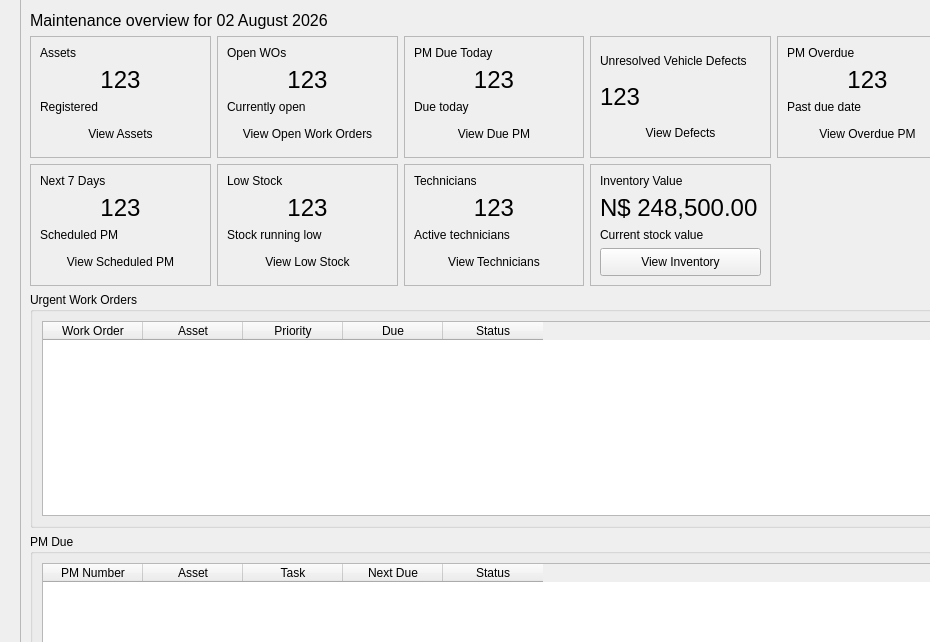
<?xml version="1.0" encoding="UTF-8"?>
<ui version="4.0">
 <class>DashboardPage</class>
 <widget class="QWidget" name="DashboardPage">
  <property name="geometry">
   <rect>
    <x>0</x>
    <y>0</y>
    <width>930</width>
    <height>642</height>
   </rect>
  </property>
  <property name="windowTitle">
   <string>Dash Board Page</string>
  </property>
  <widget class="QFrame" name="frameContent">
   <property name="geometry">
    <rect>
     <x>20</x>
     <y>-30</y>
     <width>948</width>
     <height>810</height>
    </rect>
   </property>
   <property name="frameShape">
    <enum>QFrame::Shape::StyledPanel</enum>
   </property>
   <property name="frameShadow">
    <enum>QFrame::Shadow::Raised</enum>
   </property>
   <layout class="QGridLayout" name="gridLayout_2">
    <item row="1" column="1">
     <widget class="QLabel" name="dashboardTitle">
      <property name="styleSheet">
       <string notr="true">font-size: 22px; font-weight: bold;</string>
      </property>
      <property name="text">
       <string>Dashboard</string>
      </property>
     </widget>
    </item>
    <item row="2" column="1">
     <widget class="QLabel" name="dashboardSubtitle">
      <property name="styleSheet">
       <string notr="true">font-size: 16px;</string>
      </property>
      <property name="text">
       <string>Maintenance overview for 02 August 2026</string>
      </property>
     </widget>
    </item>
    <item row="5" column="1">
     <widget class="QGroupBox" name="dashboardSection_2">
      <property name="title">
       <string>PM Due</string>
      </property>
      <property name="flat">
       <bool>true</bool>
      </property>
      <layout class="QGridLayout" name="gridLayout_4">
       <item row="0" column="0">
        <widget class="QTableWidget" name="tblPMDue">
         <column>
          <property name="text">
           <string>PM Number</string>
          </property>
         </column>
         <column>
          <property name="text">
           <string>Asset</string>
          </property>
         </column>
         <column>
          <property name="text">
           <string>Task</string>
          </property>
         </column>
         <column>
          <property name="text">
           <string>Next Due</string>
          </property>
         </column>
         <column>
          <property name="text">
           <string>Status</string>
          </property>
         </column>
        </widget>
       </item>
      </layout>
     </widget>
    </item>
    <item row="4" column="1">
     <widget class="QGroupBox" name="dashboardSection">
      <property name="title">
       <string>Urgent Work Orders</string>
      </property>
      <property name="flat">
       <bool>true</bool>
      </property>
      <layout class="QGridLayout" name="gridLayout_3">
       <item row="0" column="0">
        <widget class="QTableWidget" name="tblUrgentWorkOrders">
         <column>
          <property name="text">
           <string>Work Order</string>
          </property>
         </column>
         <column>
          <property name="text">
           <string>Asset</string>
          </property>
         </column>
         <column>
          <property name="text">
           <string>Priority</string>
          </property>
         </column>
         <column>
          <property name="text">
           <string>Due</string>
          </property>
         </column>
         <column>
          <property name="text">
           <string>Status</string>
          </property>
         </column>
        </widget>
       </item>
      </layout>
     </widget>
    </item>
    <item row="3" column="1">
     <layout class="QGridLayout" name="overviewCardsLayout">
      <item row="1" column="1">
       <widget class="QFrame" name="cardLowStock">
        <property name="minimumSize">
         <size>
          <width>180</width>
          <height>115</height>
         </size>
        </property>
        <property name="frameShape">
         <enum>QFrame::Shape::StyledPanel</enum>
        </property>
        <layout class="QVBoxLayout" name="_6">
         <item>
          <widget class="QLabel" name="lbLowStockTitle">
           <property name="text">
            <string>Low Stock</string>
           </property>
          </widget>
         </item>
         <item>
          <widget class="QLabel" name="lblLowStockValue">
           <property name="font">
            <font>
             <pointsize>18</pointsize>
            </font>
           </property>
           <property name="text">
            <string>123</string>
           </property>
           <property name="alignment">
            <set>Qt::AlignmentFlag::AlignCenter</set>
           </property>
          </widget>
         </item>
         <item>
          <widget class="QLabel" name="lblLowStockHint">
           <property name="text">
            <string>Stock running low</string>
           </property>
          </widget>
         </item>
         <item>
          <widget class="QPushButton" name="btnLowStock">
           <property name="sizePolicy">
            <sizepolicy hsizetype="Expanding" vsizetype="Fixed">
             <horstretch>0</horstretch>
             <verstretch>0</verstretch>
            </sizepolicy>
           </property>
           <property name="minimumSize">
            <size>
             <width>0</width>
             <height>28</height>
            </size>
           </property>
           <property name="maximumSize">
            <size>
             <width>16777215</width>
             <height>32</height>
            </size>
           </property>
           <property name="text">
            <string>View Low Stock</string>
           </property>
           <property name="flat">
            <bool>true</bool>
           </property>
           <property name="dashboardAction" stdset="0">
            <bool>true</bool>
           </property>
          </widget>
         </item>
        </layout>
       </widget>
      </item>
      <item row="0" column="0">
       <widget class="QFrame" name="cardAssets">
        <property name="minimumSize">
         <size>
          <width>180</width>
          <height>115</height>
         </size>
        </property>
        <property name="frameShape">
         <enum>QFrame::Shape::StyledPanel</enum>
        </property>
        <layout class="QGridLayout" name="gridLayout">
         <item row="2" column="0">
          <widget class="QLabel" name="lblAssetsHint">
           <property name="text">
            <string>Registered</string>
           </property>
          </widget>
         </item>
         <item row="0" column="0">
          <widget class="QLabel" name="labelAssetsTitle">
           <property name="text">
            <string>Assets</string>
           </property>
          </widget>
         </item>
         <item row="1" column="0">
          <widget class="QLabel" name="lblAssetsValue">
           <property name="font">
            <font>
             <pointsize>18</pointsize>
            </font>
           </property>
           <property name="text">
            <string>123</string>
           </property>
           <property name="alignment">
            <set>Qt::AlignmentFlag::AlignCenter</set>
           </property>
          </widget>
         </item>
         <item row="3" column="0">
          <widget class="QPushButton" name="btnViewAssets">
           <property name="sizePolicy">
            <sizepolicy hsizetype="Expanding" vsizetype="Fixed">
             <horstretch>0</horstretch>
             <verstretch>0</verstretch>
            </sizepolicy>
           </property>
           <property name="minimumSize">
            <size>
             <width>0</width>
             <height>28</height>
            </size>
           </property>
           <property name="maximumSize">
            <size>
             <width>16777215</width>
             <height>32</height>
            </size>
           </property>
           <property name="text">
            <string>View Assets</string>
           </property>
           <property name="flat">
            <bool>true</bool>
           </property>
           <property name="dashboardAction" stdset="0">
            <bool>true</bool>
           </property>
          </widget>
         </item>
        </layout>
       </widget>
      </item>
      <item row="1" column="0">
       <widget class="QFrame" name="cardNext7Days">
        <property name="minimumSize">
         <size>
          <width>180</width>
          <height>115</height>
         </size>
        </property>
        <property name="frameShape">
         <enum>QFrame::Shape::StyledPanel</enum>
        </property>
        <layout class="QVBoxLayout" name="_5">
         <item>
          <widget class="QLabel" name="lblPMDueWeekTitle_2">
           <property name="text">
            <string>Next 7 Days</string>
           </property>
          </widget>
         </item>
         <item>
          <widget class="QLabel" name="lblPMDueWeekValue_2">
           <property name="font">
            <font>
             <pointsize>18</pointsize>
            </font>
           </property>
           <property name="text">
            <string>123</string>
           </property>
           <property name="alignment">
            <set>Qt::AlignmentFlag::AlignCenter</set>
           </property>
          </widget>
         </item>
         <item>
          <widget class="QLabel" name="lblPMDueWeekHint_2">
           <property name="text">
            <string>Scheduled PM</string>
           </property>
          </widget>
         </item>
         <item>
          <widget class="QPushButton" name="btnPMNext7Days">
           <property name="sizePolicy">
            <sizepolicy hsizetype="Expanding" vsizetype="Fixed">
             <horstretch>0</horstretch>
             <verstretch>0</verstretch>
            </sizepolicy>
           </property>
           <property name="minimumSize">
            <size>
             <width>0</width>
             <height>28</height>
            </size>
           </property>
           <property name="sizeIncrement">
            <size>
             <width>0</width>
             <height>32</height>
            </size>
           </property>
           <property name="text">
            <string>View Scheduled PM</string>
           </property>
           <property name="flat">
            <bool>true</bool>
           </property>
           <property name="dashboardAction" stdset="0">
            <bool>true</bool>
           </property>
          </widget>
         </item>
        </layout>
       </widget>
      </item>
      <item row="0" column="4">
       <widget class="QFrame" name="cardPMOverdue">
        <property name="minimumSize">
         <size>
          <width>180</width>
          <height>115</height>
         </size>
        </property>
        <property name="frameShape">
         <enum>QFrame::Shape::StyledPanel</enum>
        </property>
        <layout class="QVBoxLayout" name="_4">
         <item>
          <widget class="QLabel" name="dashboardCard_4">
           <property name="text">
            <string>PM Overdue</string>
           </property>
          </widget>
         </item>
         <item>
          <widget class="QLabel" name="lblPMOverdueValue">
           <property name="font">
            <font>
             <pointsize>18</pointsize>
            </font>
           </property>
           <property name="text">
            <string>123</string>
           </property>
           <property name="alignment">
            <set>Qt::AlignmentFlag::AlignCenter</set>
           </property>
          </widget>
         </item>
         <item>
          <widget class="QLabel" name="lblPMOverDueHint">
           <property name="text">
            <string>Past due date</string>
           </property>
          </widget>
         </item>
         <item>
          <widget class="QPushButton" name="btnPMOverdue">
           <property name="sizePolicy">
            <sizepolicy hsizetype="Expanding" vsizetype="Fixed">
             <horstretch>0</horstretch>
             <verstretch>0</verstretch>
            </sizepolicy>
           </property>
           <property name="minimumSize">
            <size>
             <width>0</width>
             <height>28</height>
            </size>
           </property>
           <property name="maximumSize">
            <size>
             <width>16777215</width>
             <height>32</height>
            </size>
           </property>
           <property name="text">
            <string>View Overdue PM</string>
           </property>
           <property name="flat">
            <bool>true</bool>
           </property>
           <property name="dashboardAction" stdset="0">
            <bool>true</bool>
           </property>
          </widget>
         </item>
        </layout>
       </widget>
      </item>
      <item row="1" column="2">
       <widget class="QFrame" name="cardTechnicians">
        <property name="minimumSize">
         <size>
          <width>180</width>
          <height>115</height>
         </size>
        </property>
        <property name="frameShape">
         <enum>QFrame::Shape::StyledPanel</enum>
        </property>
        <layout class="QVBoxLayout" name="_7">
         <item>
          <widget class="QLabel" name="lblTechniciansTitle">
           <property name="text">
            <string>Technicians</string>
           </property>
          </widget>
         </item>
         <item>
          <widget class="QLabel" name="lblTechniciansValue">
           <property name="font">
            <font>
             <pointsize>18</pointsize>
            </font>
           </property>
           <property name="text">
            <string>123</string>
           </property>
           <property name="alignment">
            <set>Qt::AlignmentFlag::AlignCenter</set>
           </property>
          </widget>
         </item>
         <item>
          <widget class="QLabel" name="lblTechniciansHint">
           <property name="text">
            <string>Active technicians</string>
           </property>
          </widget>
         </item>
         <item>
          <widget class="QPushButton" name="btnViewTechnicians">
           <property name="sizePolicy">
            <sizepolicy hsizetype="Expanding" vsizetype="Fixed">
             <horstretch>0</horstretch>
             <verstretch>0</verstretch>
            </sizepolicy>
           </property>
           <property name="minimumSize">
            <size>
             <width>0</width>
             <height>28</height>
            </size>
           </property>
           <property name="maximumSize">
            <size>
             <width>16777215</width>
             <height>32</height>
            </size>
           </property>
           <property name="text">
            <string>View Technicians</string>
           </property>
           <property name="flat">
            <bool>true</bool>
           </property>
           <property name="dashboardAction" stdset="0">
            <bool>true</bool>
           </property>
          </widget>
         </item>
        </layout>
       </widget>
      </item>
      <item row="0" column="1">
       <widget class="QFrame" name="cardOpenWOs">
        <property name="minimumSize">
         <size>
          <width>180</width>
          <height>115</height>
         </size>
        </property>
        <property name="frameShape">
         <enum>QFrame::Shape::StyledPanel</enum>
        </property>
        <layout class="QGridLayout" name="gridLayout_6">
         <item row="0" column="0">
          <widget class="QLabel" name="lblOpenWorkOrdersTitle">
           <property name="text">
            <string>Open WOs</string>
           </property>
          </widget>
         </item>
         <item row="1" column="0">
          <widget class="QLabel" name="lblOpenWorkOrdersValue">
           <property name="font">
            <font>
             <pointsize>18</pointsize>
            </font>
           </property>
           <property name="text">
            <string>123</string>
           </property>
           <property name="alignment">
            <set>Qt::AlignmentFlag::AlignCenter</set>
           </property>
          </widget>
         </item>
         <item row="2" column="0">
          <widget class="QLabel" name="lblOpenWorkOrdersHint">
           <property name="text">
            <string>Currently open</string>
           </property>
          </widget>
         </item>
         <item row="3" column="0">
          <widget class="QPushButton" name="btnViewOpenWorkOrders">
           <property name="sizePolicy">
            <sizepolicy hsizetype="Expanding" vsizetype="Fixed">
             <horstretch>0</horstretch>
             <verstretch>0</verstretch>
            </sizepolicy>
           </property>
           <property name="minimumSize">
            <size>
             <width>0</width>
             <height>28</height>
            </size>
           </property>
           <property name="maximumSize">
            <size>
             <width>16777215</width>
             <height>32</height>
            </size>
           </property>
           <property name="styleSheet">
            <string notr="true"/>
           </property>
           <property name="text">
            <string>View Open Work Orders</string>
           </property>
           <property name="flat">
            <bool>true</bool>
           </property>
           <property name="dashboardAction" stdset="0">
            <bool>true</bool>
           </property>
          </widget>
         </item>
        </layout>
       </widget>
      </item>
      <item row="0" column="2">
       <widget class="QFrame" name="cardPMDueToday">
        <property name="minimumSize">
         <size>
          <width>180</width>
          <height>115</height>
         </size>
        </property>
        <property name="frameShape">
         <enum>QFrame::Shape::StyledPanel</enum>
        </property>
        <layout class="QVBoxLayout" name="_3">
         <item>
          <widget class="QLabel" name="lblPMDueWeekTitle">
           <property name="text">
            <string>PM Due Today</string>
           </property>
          </widget>
         </item>
         <item>
          <widget class="QLabel" name="lblPMDueWeekValue">
           <property name="font">
            <font>
             <pointsize>18</pointsize>
            </font>
           </property>
           <property name="text">
            <string>123</string>
           </property>
           <property name="alignment">
            <set>Qt::AlignmentFlag::AlignCenter</set>
           </property>
          </widget>
         </item>
         <item>
          <widget class="QLabel" name="lblPMDueWeekHint">
           <property name="text">
            <string>Due today</string>
           </property>
          </widget>
         </item>
         <item>
          <widget class="QPushButton" name="btnPMDueToday">
           <property name="sizePolicy">
            <sizepolicy hsizetype="Expanding" vsizetype="Fixed">
             <horstretch>0</horstretch>
             <verstretch>0</verstretch>
            </sizepolicy>
           </property>
           <property name="minimumSize">
            <size>
             <width>0</width>
             <height>28</height>
            </size>
           </property>
           <property name="maximumSize">
            <size>
             <width>16777215</width>
             <height>32</height>
            </size>
           </property>
           <property name="text">
            <string>View Due PM</string>
           </property>
           <property name="flat">
            <bool>true</bool>
           </property>
           <property name="dashboardAction" stdset="0">
            <bool>true</bool>
           </property>
          </widget>
         </item>
        </layout>
       </widget>
      </item>
      <item row="0" column="3">
       <widget class="QFrame" name="cardVehicleDefects">
        <property name="frameShape">
         <enum>QFrame::Shape::StyledPanel</enum>
        </property>
        <property name="frameShadow">
         <enum>QFrame::Shadow::Raised</enum>
        </property>
        <layout class="QGridLayout" name="gridLayout_5">
         <item row="0" column="0">
          <widget class="QLabel" name="lblVehicleDefectsTitle">
           <property name="text">
            <string>Unresolved Vehicle Defects</string>
           </property>
          </widget>
         </item>
         <item row="1" column="0">
          <widget class="QLabel" name="lblVehicleDefectsValue">
           <property name="font">
            <font>
             <pointsize>18</pointsize>
            </font>
           </property>
           <property name="text">
            <string>123</string>
           </property>
          </widget>
         </item>
         <item row="2" column="0">
          <widget class="QPushButton" name="btnVehicleDefects">
           <property name="sizePolicy">
            <sizepolicy hsizetype="Expanding" vsizetype="Fixed">
             <horstretch>0</horstretch>
             <verstretch>0</verstretch>
            </sizepolicy>
           </property>
           <property name="minimumSize">
            <size>
             <width>0</width>
             <height>28</height>
            </size>
           </property>
           <property name="maximumSize">
            <size>
             <width>16777215</width>
             <height>32</height>
            </size>
           </property>
           <property name="text">
            <string>View Defects</string>
           </property>
           <property name="flat">
            <bool>true</bool>
           </property>
           <property name="dashboardAction" stdset="0">
            <bool>true</bool>
           </property>
          </widget>
         </item>
        </layout>
       </widget>
      </item>
      <item row="1" column="3">
       <widget class="QFrame" name="cardInventoryValue">
        <property name="minimumSize">
         <size>
          <width>180</width>
          <height>115</height>
         </size>
        </property>
        <property name="frameShape">
         <enum>QFrame::Shape::StyledPanel</enum>
        </property>
        <layout class="QVBoxLayout" name="_8">
         <item>
          <widget class="QLabel" name="lblInventoryValueTitle">
           <property name="text">
            <string>Inventory Value</string>
           </property>
          </widget>
         </item>
         <item>
          <widget class="QLabel" name="lblInventoryValueValue">
           <property name="font">
            <font>
             <pointsize>18</pointsize>
            </font>
           </property>
           <property name="text">
            <string>N$ 248,500.00</string>
           </property>
          </widget>
         </item>
         <item>
          <widget class="QLabel" name="lblInvetoryValueHint">
           <property name="text">
            <string>Current stock value</string>
           </property>
          </widget>
         </item>
         <item>
          <widget class="QPushButton" name="btnViewInventory">
           <property name="sizePolicy">
            <sizepolicy hsizetype="Expanding" vsizetype="Fixed">
             <horstretch>0</horstretch>
             <verstretch>0</verstretch>
            </sizepolicy>
           </property>
           <property name="minimumSize">
            <size>
             <width>0</width>
             <height>28</height>
            </size>
           </property>
           <property name="maximumSize">
            <size>
             <width>16777215</width>
             <height>32</height>
            </size>
           </property>
           <property name="text">
            <string>View Inventory</string>
           </property>
           <property name="dashboardAction" stdset="0">
            <bool>true</bool>
           </property>
          </widget>
         </item>
        </layout>
       </widget>
      </item>
     </layout>
    </item>
   </layout>
  </widget>
 </widget>
 <resources/>
 <connections/>
</ui>
